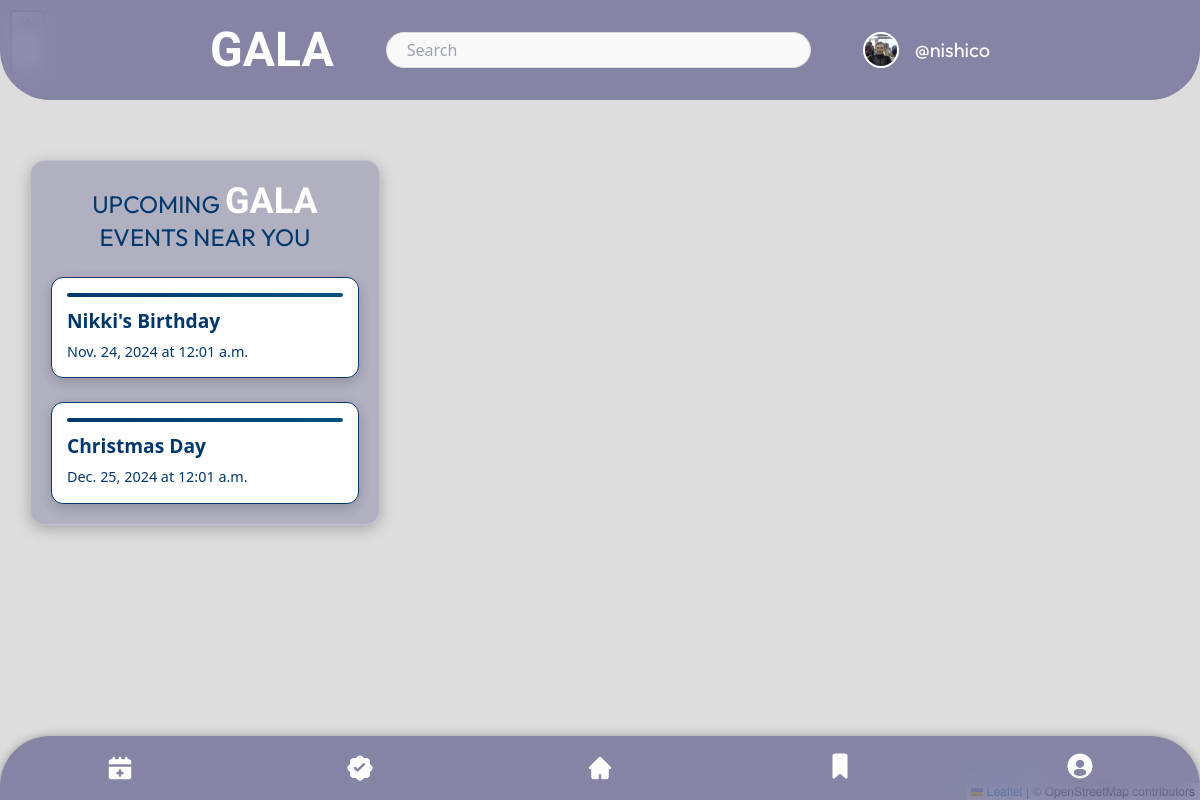
Before: / (signed in) with the older database file.
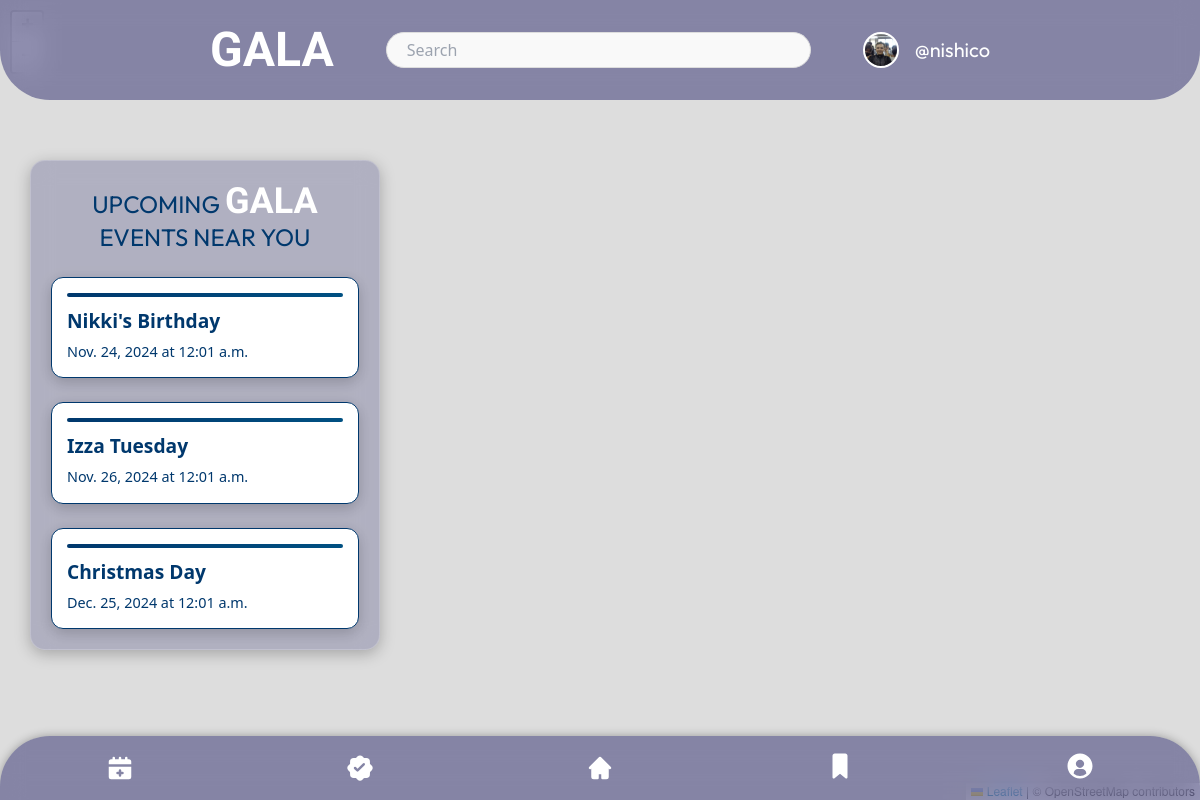
After: the same page with the newer database file.
### eventcalendar/models.py (models this page shows, shortened)
class EventReminder(models.Model):
    event_reminder_id = models.AutoField(primary_key=True)
    description = models.CharField(max_length=200)
    start_time = models.TimeField()
    end_time = models.TimeField()
    date = models.DateField(null=True, blank=True)

### user/views.py (the view)
# urls.py: 2. Add a URL to urlpatterns:  path('', views.home, name='home')
def home(request):
    reminders = EventReminder.objects.all().order_by('date', 'start_time')
    return render(request, 'home.html', {'reminders': reminders})

### templates/home.html (shortened to what this page needs)
<!DOCTYPE html>
<html lang="en">
<head>
    <link rel="stylesheet" href="https://unpkg.com/leaflet@1.9.4/dist/leaflet.css" />
    <script src="https://cdn.tailwindcss.com"></script>
</head>
<body>
    <div id="map"></div>
    {% include 'suggestions.html' %}
    {% include 'menu.html' %}
</body>
</html>

### templates/suggestions.html (shortened to what this page needs)
{% load static %}
<!DOCTYPE html>
<html lang="en">
<head>
    <script src="https://cdn.tailwindcss.com"></script>
    <link rel="stylesheet" href="{% static 'css/suggestions.css' %}">
    <link rel="stylesheet" href="{% static 'css/fonts.css' %}">
</head>
<body class="suggestions-page bg-gray-100"
    data-user-authenticated="{% if user.is_authenticated %}true{% else %}false{% endif %}">
    <div class="center-rectangle bg-dark bg-opacity-90 shadow-xl p-10 rounded-2xl max-w-xl w-full">
        <h2 class="outfit text-2xl font-regular text-primary text-center mb-6">
            UPCOMING <span class="lobster-two-bold text-4xl font-bold text-white"> GALA </span> EVENTS NEAR YOU
        </h2>
        <div class="mt-4 space-y-6">
            {% for reminder in reminders %}
            <div style="--index: {{ forloop.counter0 }}" class="event-item">
                <h4>{{ reminder.description }}</h4>
                <p class="event-date">{{ reminder.date }} at {{ reminder.start_time }}</p>
            </div>
            {% empty %}
            <p class="text-center text-gray-300">No upcoming reminders.</p>
            {% endfor %}
        </div>
    </div>
</body>
</html>

Changed rows visible on the page:
added EventReminder: description "Izza Tuesday", date "Nov. 26, 2024", start_time "12:01 a.m."
